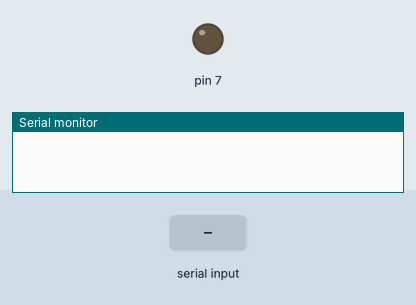
Simulated run of this sketch. Board: Arduino Uno, built with avr-gcc and run on an emulated ATmega328P. Shown: output pins drawn as LEDs (lit = HIGH), the last lines printed to the serial monitor. Inputs (shaded band) come from the test bench.

Above: at 1.2 s.
1.3 s: "1\n" received over the second serial link
At 1.7 s:
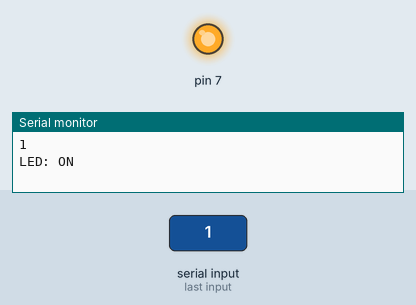
2.8 s: "0\n" received over the second serial link
At 4.1 s:
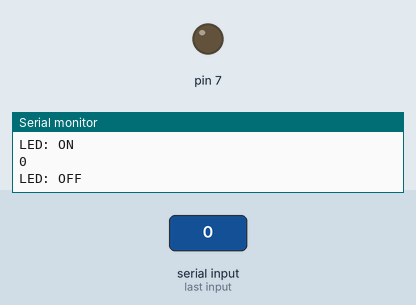
Timing chart, 0 to 5.8 s (numbered marks = the images above; inputs shaded):
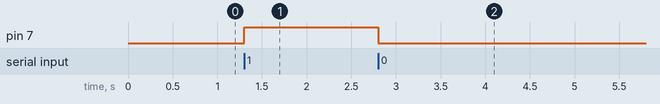

Measured:
- after the input at 1.3 s, pin 7: LOW → HIGH at once
- after the input at 2.8 s, pin 7: HIGH → LOW at once

The sketch:

app_inventor_tutorial.ino
```cpp
#include <SoftwareSerial.h>

SoftwareSerial DroneBT(2,3); // Using pin 2 for RX and pin 3 for TX

char incoming_value = 0;

void setup() {
  // put your setup code here, to run once:
  pinMode(7, OUTPUT);
  Serial.begin(9600);
  DroneBT.begin(9600);
}

void loop() {
  // put your main code here, to run repeatedly:
  if (DroneBT.available() > 0) {
    incoming_value = DroneBT.read();
    Serial.print(incoming_value);
    Serial.print("\n");

    if (incoming_value == '1') {
      digitalWrite(7, HIGH);
      Serial.println("LED: ON");
    } else if (incoming_value == '0') {
      digitalWrite(7, LOW);
      Serial.println("LED: OFF");
    }
  }

}
```
